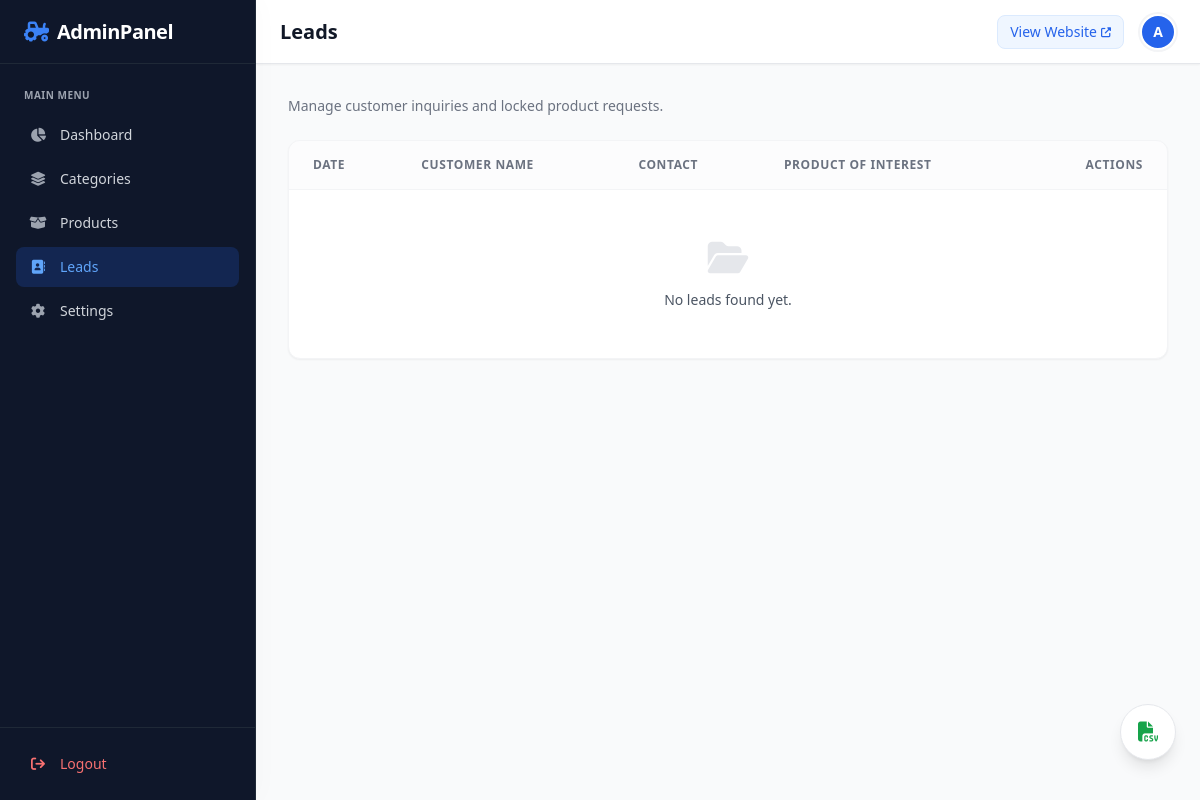
Before: /admin/leads.php (signed in) with the older database file.
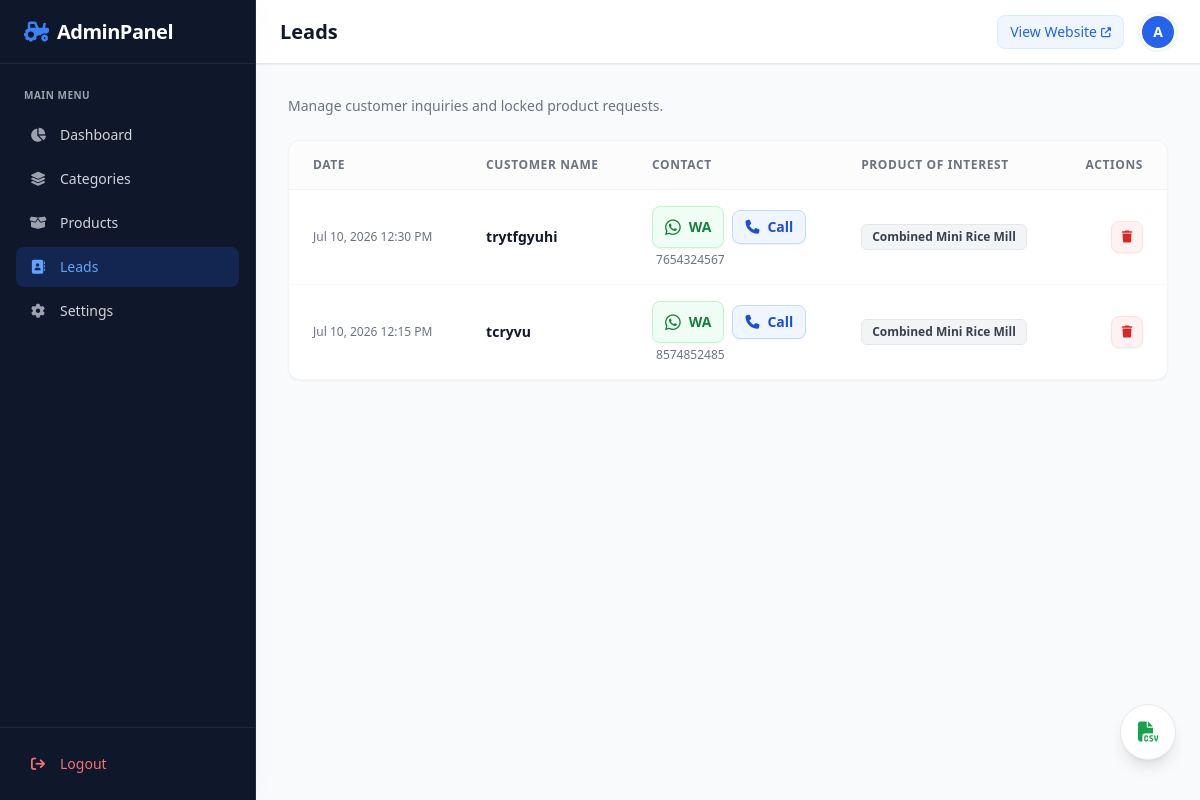
After: the same page with the newer database file.
### tables this page shows
CREATE TABLE leads (
    id INTEGER PRIMARY KEY AUTOINCREMENT,
    product_id INTEGER,
    customer_name TEXT NOT NULL,
    phone TEXT NOT NULL,
    created_at DATETIME DEFAULT CURRENT_TIMESTAMP,
    FOREIGN KEY(product_id) REFERENCES products(id)
);

CREATE TABLE products (
    id INTEGER PRIMARY KEY AUTOINCREMENT,
    category_id INTEGER,
    name TEXT NOT NULL,
    slug TEXT NOT NULL UNIQUE,
    short_description TEXT,
    description TEXT,
    specifications TEXT,
    applications TEXT,
    price REAL,
    price_visibility TEXT DEFAULT 'public', -- 'public', 'locked', 'hidden'
    featured INTEGER DEFAULT 0,
    status TEXT DEFAULT 'active', -- 'active', 'inactive'
    created_at DATETIME DEFAULT CURRENT_TIMESTAMP,
    FOREIGN KEY(category_id) REFERENCES categories(id)
);

### admin/leads.php (the view, shortened to what this page needs)
<?php
require_once __DIR__ . '/../includes/functions.php';
$leads = $pdo->query("
    SELECT l.*, p.name as product_name
    FROM leads l
    LEFT JOIN products p ON l.product_id = p.id
    ORDER BY l.id DESC
")->fetchAll();
$pageTitle = 'Leads';
include __DIR__ . '/includes/header.php';
?>
<div class="mb-6 animate-fade-in">
    <p class="text-gray-500 text-sm">Manage customer inquiries and locked product requests.</p>
</div>
<div class="bg-white rounded-xl shadow-sm border border-gray-100 overflow-hidden animate-slide-up">
    <div class="overflow-x-auto">
        <table class="w-full text-left border-collapse min-w-max">
            <thead>
                <tr class="bg-gray-50/50 text-gray-500 text-xs uppercase tracking-wider border-b border-gray-100">
                    <th class="px-6 py-4 font-semibold">Date</th>
                    <th class="px-6 py-4 font-semibold">Customer Name</th>
                    <th class="px-6 py-4 font-semibold">Contact</th>
                    <th class="px-6 py-4 font-semibold">Product of Interest</th>
                    <th class="px-6 py-4 font-semibold text-right">Actions</th>
                </tr>
            </thead>
            <tbody class="text-sm divide-y divide-gray-50">
                <?php if (empty($leads)): ?>
                    <tr>
                        <td colspan="5" class="px-6 py-12 text-center text-gray-500">
                            <i class="fa-solid fa-folder-open text-4xl mb-3 text-gray-200"></i>
                            <p class="font-medium text-gray-600">No leads found yet.</p>
                        </td>
                    </tr>
                <?php else: ?>
                    <?php foreach ($leads as $lead): ?>
                        <tr class="hover:bg-gray-50/80 transition duration-150">
                            <td class="px-6 py-4 text-gray-500 text-xs whitespace-nowrap font-medium"><?php echo date('M j, Y g:i A', strtotime($lead['created_at'])); ?></td>
                            <td class="px-6 py-4 font-bold text-gray-900"><?php echo htmlspecialchars($lead['customer_name']); ?></td>
                            <td class="px-6 py-4">
                                <div class="flex items-center gap-2">
                                    <a href="https://wa.me/<?php echo preg_replace('/[^0-9]/', '', $lead['phone']); ?>" target="_blank" data-turbo="false" class="inline-flex items-center px-3 py-1.5 rounded-lg bg-green-50 text-green-700 hover:bg-green-100 transition font-bold gap-2 text-sm border border-green-200 shadow-sm">
                                        <i class="fa-brands fa-whatsapp text-lg"></i> WA
                                    </a>
                                    <a href="tel:<?php echo preg_replace('/[^0-9+]/', '', $lead['phone']); ?>" data-turbo="false" class="inline-flex items-center px-3 py-1.5 rounded-lg bg-blue-50 text-blue-700 hover:bg-blue-100 transition font-bold gap-2 text-sm border border-blue-200 shadow-sm">
                                        <i class="fa-solid fa-phone"></i> Call
                                    </a>
                                </div>
                                <div class="mt-1 text-xs text-gray-500 font-medium ml-1">
                                    <?php echo htmlspecialchars($lead['phone']); ?>
                                </div>
                            </td>
                            <td class="px-6 py-4">
                                <span class="inline-flex items-center px-2.5 py-1 rounded-md text-xs font-semibold bg-gray-100 text-gray-700 border border-gray-200">
                                    <?php echo htmlspecialchars($lead['product_name']); ?>
                                </span>
                            </td>
                            <td class="px-6 py-4 text-right">
                                <div class="flex items-center justify-end">
                                    <a href="?delete=<?php echo $lead['id']; ?>" class="w-8 h-8 rounded-lg bg-red-50 text-red-600 hover:bg-red-100 flex items-center justify-center transition shadow-sm border border-red-100" onclick="return confirm('Are you sure you want to delete this lead?');">
                                        <i class="fa-solid fa-trash text-xs"></i>
                                    </a>
                                </div>
                            </td>
                        </tr>
                    <?php endforeach; ?>
                <?php endif; ?>
            </tbody>
        </table>
    </div>
</div>
<a href="/admin/leads_export.php" data-turbo="false" class="fixed bottom-24 md:bottom-10 right-6 bg-white border border-gray-200 text-gray-700 w-14 h-14 rounded-full flex items-center justify-center hover:bg-gray-50 transition shadow-lg z-30 group hover:scale-105" title="Export CSV">
    <i class="fa-solid fa-file-csv text-green-600 text-xl transition-transform"></i>
</a>
<?php include __DIR__ . '/includes/footer.php'; ?>

### admin/includes/header.php (shortened to what this page needs)
<!DOCTYPE html>
<html lang="en">
<head>
    <script src="https://cdn.tailwindcss.com"></script>
    <link rel="stylesheet" href="https://cdnjs.cloudflare.com/ajax/libs/font-awesome/6.4.0/css/all.min.css">
</head>
<body class="bg-gray-50 font-sans text-gray-800 antialiased overflow-hidden flex h-screen">
    <?php
    $currentPage = basename($_SERVER['PHP_SELF']);
    ?>
    <aside id="sidebar" class="fixed inset-y-0 left-0 z-50 w-64 bg-[#0f172a] text-white border-r border-gray-800 transform -translate-x-full md:relative md:translate-x-0 transition-transform duration-300 ease-in-out flex flex-col shadow-[4px_0_24px_rgba(0,0,0,0.02)]">
        <div class="h-16 flex items-center justify-between px-6 border-b border-gray-800">
            <a href="/admin/index.php" class="flex items-center gap-2 text-white">
                <i class="fa-solid fa-tractor text-xl text-blue-500"></i>
                <span class="text-xl font-bold tracking-tight text-white">AdminPanel</span>
            </a>
        </div>
        <nav class="flex-grow py-6 px-4 space-y-1 overflow-y-auto no-scrollbar">
            <p class="px-2 text-[10px] font-semibold text-gray-400 uppercase tracking-wider mb-3">Main Menu</p>
            <a href="/admin/index.php" class="<?php echo $currentPage == 'index.php' ? 'bg-blue-600/20 text-blue-400' : 'text-gray-300 hover:bg-gray-800 hover:text-white'; ?> group flex items-center px-3 py-2.5 text-sm font-medium rounded-lg transition">
                <i class="fa-solid fa-chart-pie mr-3 w-5 text-center <?php echo $currentPage == 'index.php' ? 'text-blue-400' : 'text-gray-400 group-hover:text-gray-300'; ?>"></i> Dashboard
            </a>
            <a href="/admin/categories.php" class="<?php echo $currentPage == 'categories.php' ? 'bg-blue-600/20 text-blue-400' : 'text-gray-300 hover:bg-gray-800 hover:text-white'; ?> group flex items-center px-3 py-2.5 text-sm font-medium rounded-lg transition">
                <i class="fa-solid fa-layer-group mr-3 w-5 text-center <?php echo $currentPage == 'categories.php' ? 'text-blue-400' : 'text-gray-400 group-hover:text-gray-300'; ?>"></i> Categories
            </a>
            <a href="/admin/products.php" class="<?php echo in_array($currentPage, ['products.php', 'product_edit.php']) ? 'bg-blue-600/20 text-blue-400' : 'text-gray-300 hover:bg-gray-800 hover:text-white'; ?> group flex items-center px-3 py-2.5 text-sm font-medium rounded-lg transition">
                <i class="fa-solid fa-box-open mr-3 w-5 text-center <?php echo in_array($currentPage, ['products.php', 'product_edit.php']) ? 'text-blue-400' : 'text-gray-400 group-hover:text-gray-300'; ?>"></i> Products
            </a>
            <a href="/admin/leads.php" class="<?php echo $currentPage == 'leads.php' ? 'bg-blue-600/20 text-blue-400' : 'text-gray-300 hover:bg-gray-800 hover:text-white'; ?> group flex items-center px-3 py-2.5 text-sm font-medium rounded-lg transition">
                <i class="fa-solid fa-address-book mr-3 w-5 text-center <?php echo $currentPage == 'leads.php' ? 'text-blue-400' : 'text-gray-400 group-hover:text-gray-300'; ?>"></i> Leads
            </a>
            <a href="/admin/settings.php" class="<?php echo $currentPage == 'settings.php' ? 'bg-blue-600/20 text-blue-400' : 'text-gray-300 hover:bg-gray-800 hover:text-white'; ?> group flex items-center px-3 py-2.5 text-sm font-medium rounded-lg transition">
                <i class="fa-solid fa-gear mr-3 w-5 text-center <?php echo $currentPage == 'settings.php' ? 'text-blue-400' : 'text-gray-400 group-hover:text-gray-300'; ?>"></i> Settings
            </a>
        </nav>
        <div class="p-4 border-t border-gray-800">
            <a href="/admin_logout.php" data-turbo="false" class="text-red-400 hover:bg-red-500/10 hover:text-red-300 flex items-center px-3 py-2.5 text-sm font-medium rounded-lg transition">
                <i class="fa-solid fa-arrow-right-from-bracket mr-3 w-5 text-center"></i> Logout
            </a>
        </div>
    </aside>
    <div class="flex-1 flex flex-col h-screen overflow-hidden bg-gray-50">
        <header class="h-16 bg-white border-b border-gray-200 flex items-center justify-between px-4 sm:px-6 z-30 shadow-sm sticky top-0">
            <div class="flex items-center">
                <h1 class="text-xl font-bold text-gray-900"><?php echo isset($pageTitle) ? htmlspecialchars($pageTitle) : 'Dashboard'; ?></h1>
            </div>
            <div class="flex items-center gap-4">
                <a href="/" target="_blank" data-turbo="false" class="hidden sm:flex text-sm text-blue-600 hover:text-blue-800 font-medium items-center gap-1 bg-blue-50 px-3 py-1.5 rounded-lg border border-blue-100 transition">
                    View Website <i class="fa-solid fa-up-right-from-square text-[10px]"></i>
                </a>
                <div class="w-9 h-9 rounded-full bg-blue-600 text-white flex items-center justify-center font-bold text-sm shadow-sm border-2 border-white ring-2 ring-gray-100">
                    A
                </div>
            </div>
        </header>
        <main class="flex-1 overflow-y-auto p-4 sm:p-6 lg:p-8 pb-32 md:pb-24">
            <div class="max-w-7xl mx-auto space-y-6">

### admin/includes/footer.php (shortened to what this page needs)
            </div>
        </main>
    </div>
</body>
</html>

Changed rows visible on the page:
added leads: created_at "Jul 10, 2026 12:30 PM", customer_name "trytfgyuhi", phone "7654324567", product.name "Combined Mini Rice Mill"
added leads: created_at "Jul 10, 2026 12:15 PM", customer_name "tcryvu", phone "8574852485", product.name "Combined Mini Rice Mill"
Other visible differences:
text no longer shown: "No leads found yet."
